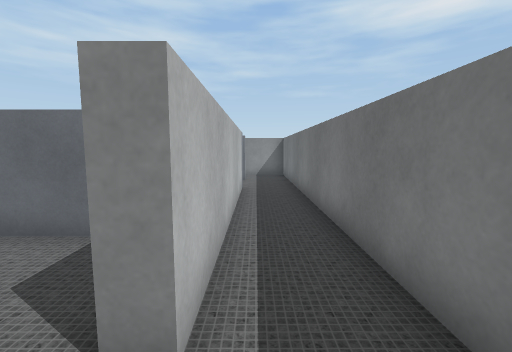
View 1 (above)

24 first-person views from a walk through a scene from a Unity 3-D project. The camera is 1.4 m above the floor, tilts 6° down and sees 90° across. The floor is counted in squares, 1 m on a side. Each view is taken from the middle of a square. On the plan, view 1 faces up. The plan holds only what a view shows up to about 13 squares ahead; the rest is blank. The place goes on beyond the plan. The player is left out. Some surface patterns are stand-ins.

View 2
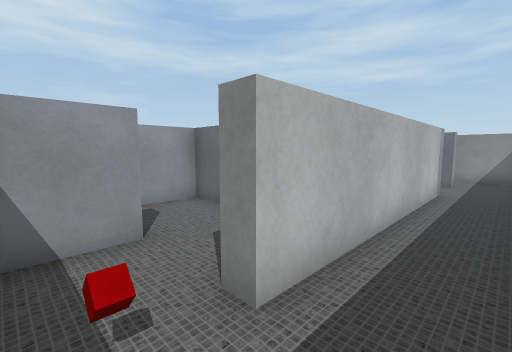

View 3
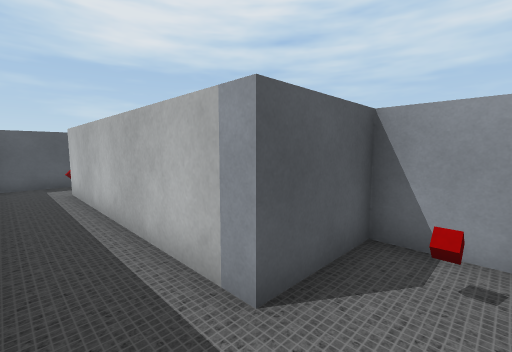

View 4
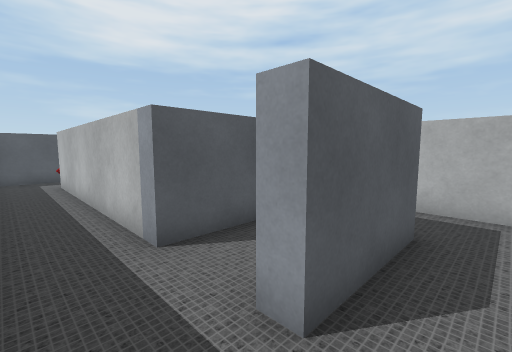

View 5
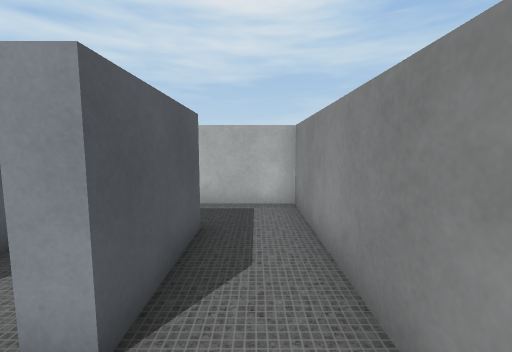

View 6
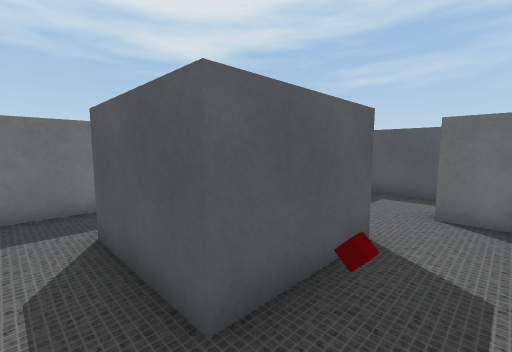

View 7
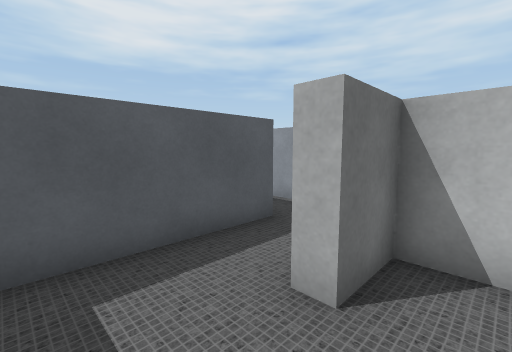

View 8
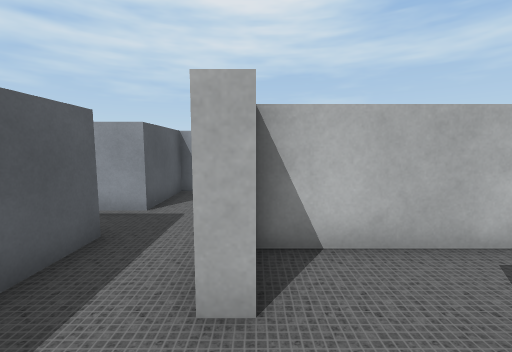

View 9
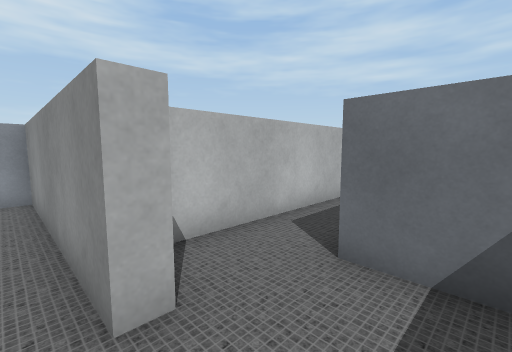

View 10
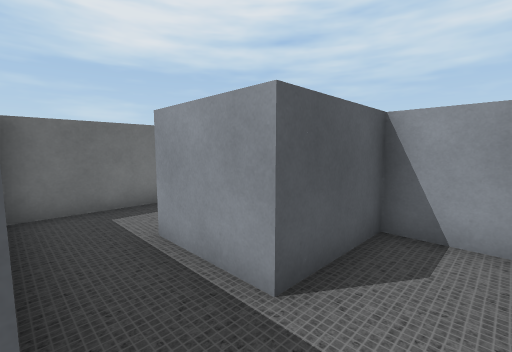

View 11
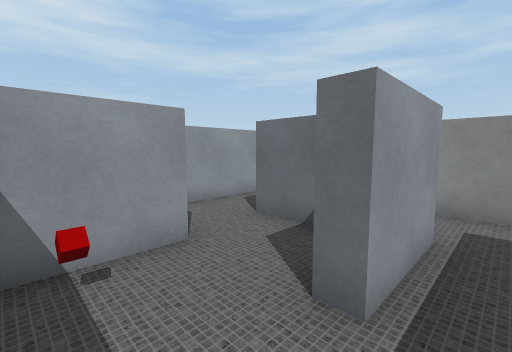

View 12
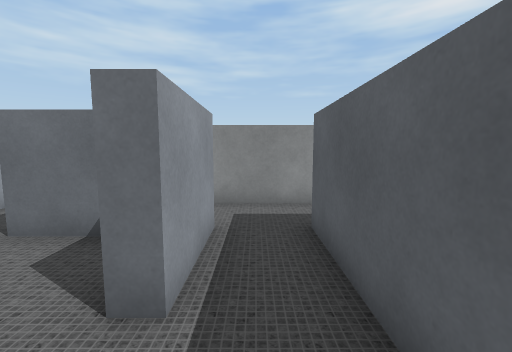

View 13
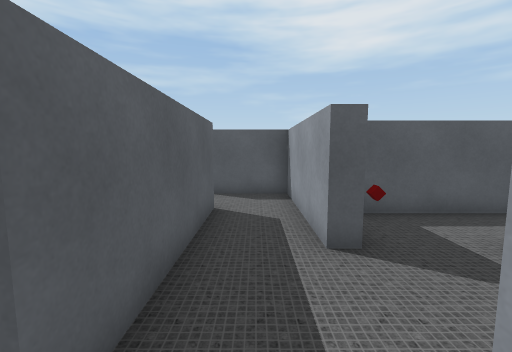

View 14
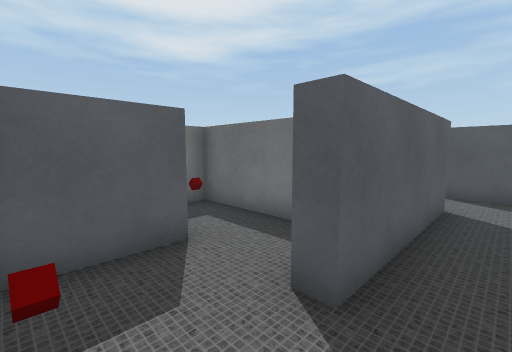

View 15
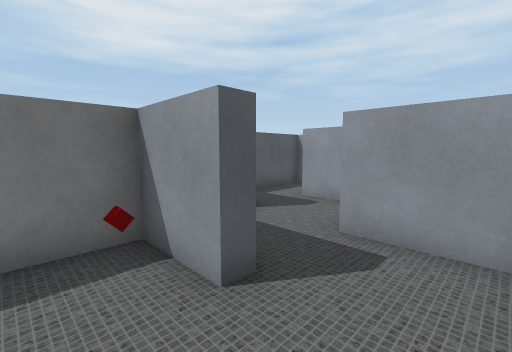

View 16
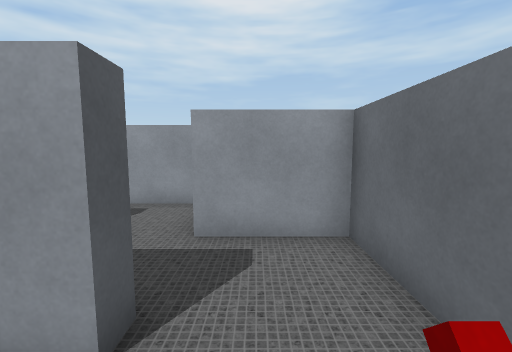

View 17
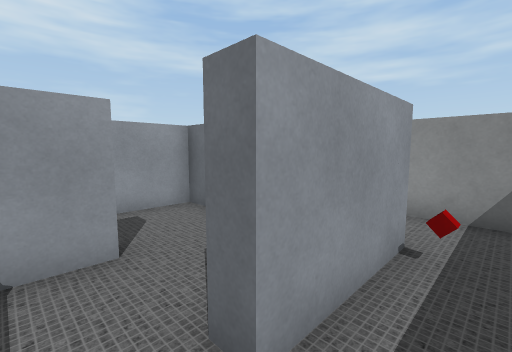

View 18
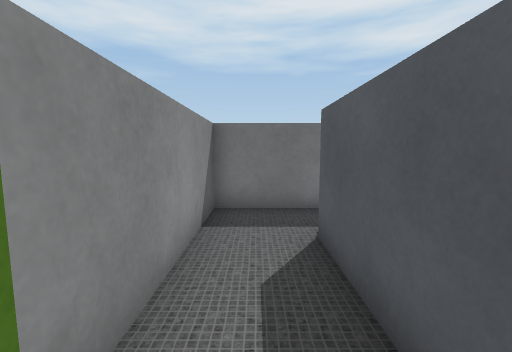

View 19
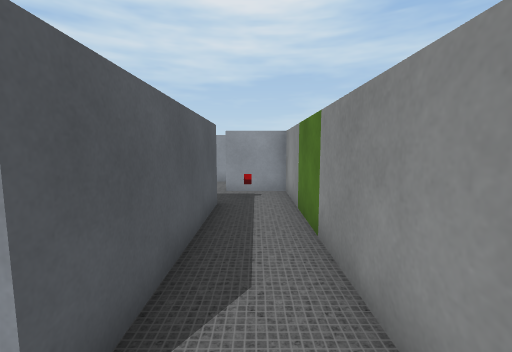

View 20
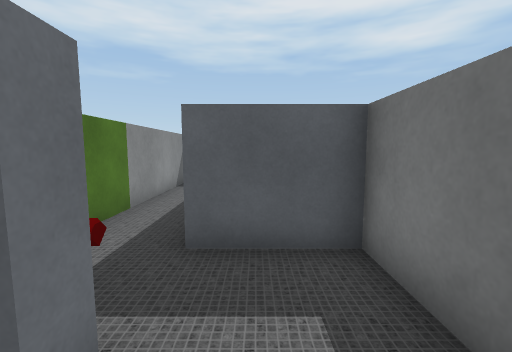

View 21
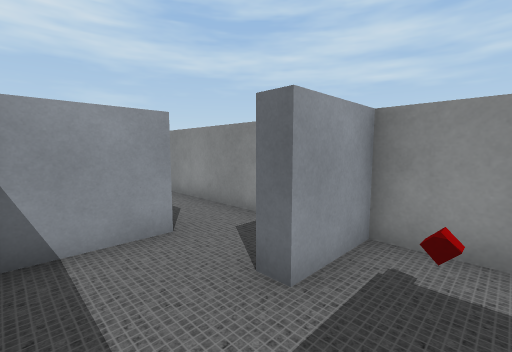

View 22
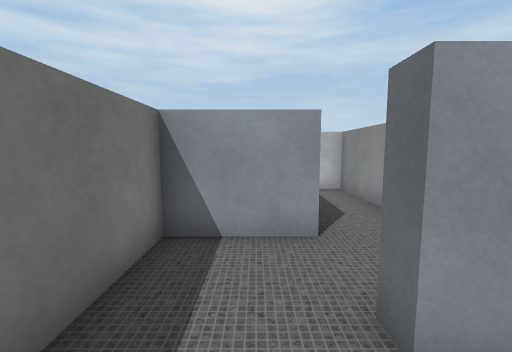

View 23
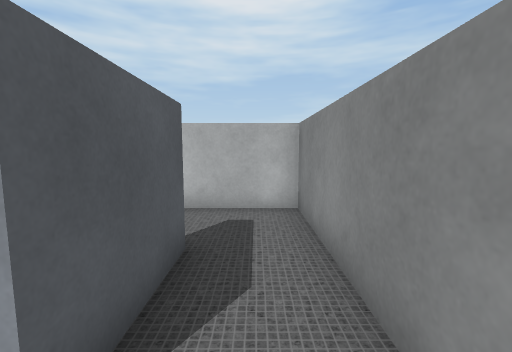

View 24
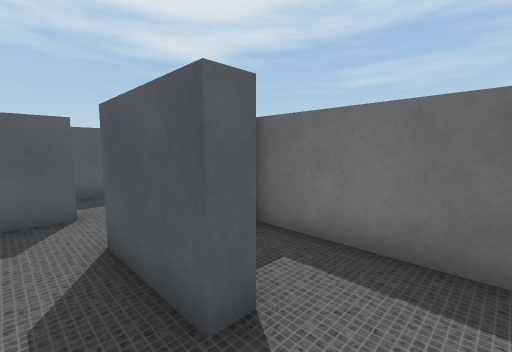

### Floor plan
Ten units are one square. View 1 is at (0, 0); x grows to the right and y downward. Boxes are objects, and circles mark ways between rooms. Rooms are numbered by the first view taken in them; rooms with no view inside come last. Other rooms are left out.
<svg viewBox="-235 -145 255 155">
<path fill="none" stroke="#000" d="M15 -14 15 -116M-5 -115 -9 -115M-30 -111 -30 -95 -5 -95 -5 -15M-9 5 11 5M-19 -90 -35 -90 -35 -120 -5 -120 -5 -115M15 -116 15 -131M11 -140 -55 -140 -55 -70 -40 -70M-40 -70 -40 -65 -105 -65 -105 -45 -77 -45 -77 -20M-60 -9 -60 -45 -18 -45M-75 5 -60 5M-80 -90 -85 -90 -85 -111M-130 -65 -130 -20 -105 -20M-104 -115 -130 -115 -130 -90M-110 -40 -110 -90 -105 -90 -105 -70 -75 -70M-135 -120 -80 -120 -80 -90M-60 -114 -60 -140 -155 -140 -155 -120M-75 -70 -60 -70 -60 -76M-180 -120 -180 -95 -155 -95M-155 -120 -160 -120M-155 -95 -135 -95 -135 -120M-205 -115 -205 -120 -180 -120M-179 -140 -230 -140 -230 -112M-160 -120 -160 -131M-136 -65 -130 -65M-155 -85 -155 -65M-154 -45 -142 -45M-221 -95 -185 -95M-30 -16 -30 1M-5 -15 -10 -15M-94 -40 -110 -40"/>
<rect x="-25" y="-115" width="10" height="10" fill="#bbb"><title>red cube</title></rect>
<rect x="-45" y="-115" width="10" height="10" fill="#bbb"><title>red cube</title></rect>
<rect x="-105" y="-85" width="10" height="10" fill="#bbb"><title>red cube</title></rect>
<rect x="-105" y="-115" width="10" height="10" fill="#bbb"><title>red cube</title></rect>
<rect x="-145" y="-135" width="10" height="10" fill="#bbb"><title>red cube</title></rect>
<rect x="-145" y="-55" width="10" height="10" fill="#bbb"><title>red cube</title></rect>
<rect x="-15" y="-5" width="10" height="10" fill="#bbb"><title>red cube</title></rect>
<circle cx="5" cy="-120" r="3" fill="#2a7"/>
<circle cx="-10" cy="-5" r="3" fill="#2a7"/>
<circle cx="-25" cy="-70" r="3" fill="#2a7"/>
<circle cx="-80" cy="-80" r="3" fill="#2a7"/>
<circle cx="-130" cy="-75" r="3" fill="#2a7"/>
<circle cx="-110" cy="-30" r="3" fill="#2a7"/>
<circle cx="-145" cy="-120" r="3" fill="#2a7"/>
<circle cx="-160" cy="-105" r="3" fill="#2a7"/>
<circle cx="-170" cy="-120" r="3" fill="#2a7"/>
<circle cx="-215" cy="-120" r="3" fill="#2a7"/>
<text x="0" y="-60">1</text>
<text x="-40" y="-110">2</text>
<text x="-60" y="-50">3</text>
<text x="-100" y="-80">4</text>
<text x="-100" y="-130">5</text>
<text x="-170" y="-110">6</text>
<text x="-150" y="-110">7</text>
<text x="-200" y="-130">8</text>
<text x="-140" y="-70">9</text>
<text x="-210" y="-110">10</text>
<text x="-20" y="-10">11</text>
<text x="-100" y="-30">12</text>
</svg>
Room 1 opens to room 2. Room 1 opens to room 11. Room 2 opens to room 3. Room 4 opens to room 5. Room 4 opens to room 9. Room 4 opens to room 12. Room 5 opens to room 7. Room 6 opens to room 7. Room 6 opens to room 8. Room 8 opens to room 10.

Where each view was taken, in squares from view 1:
view 1: 0 up, 0 right, facing up
view 2: 0 up, 1 right, facing up-left
view 3: 11 up, 1 right, facing down-left
view 4: 13 up, 1 right, facing down-left
view 5: 13 up, 1 right, facing left
view 6: 13 up, 5 left, facing down-right
view 7: 8 up, 2 left, facing down-left
view 8: 7 up, 2 left, facing left
view 9: 6 up, 2 left, facing up-left
view 10: 6 up, 6 left, facing down-left
view 11: 0 up, 7 left, facing up-left
view 12: 0 up, 7 left, facing up
view 13: 10 up, 12 left, facing down
view 14: 11 up, 12 left, facing down-right
view 15: 11 up, 9 left, facing down-left
view 16: 10 up, 9 left, facing left
view 17: 8 up, 7 left, facing up-left
view 18: 13 up, 12 left, facing right
view 19: 13 up, 7 left, facing left
view 20: 11 up, 17 left, facing right
view 21: 10 up, 14 left, facing up-left
view 22: 11 up, 14 left, facing left
view 23: 13 up, 17 left, facing left
view 24: 13 up, 22 left, facing down-right
